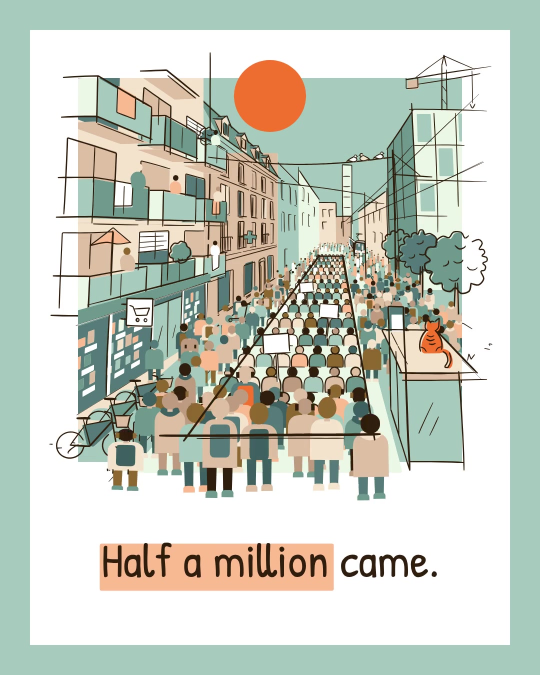
#> input picture video/assets/ref/frame_0027.jpg, 1080 x 1350 px, given in place of A-B1.png, which was not available (shown at 1/2 size)
$ python sheet.py ../../../../assets/ref/frame_0027.jpg
#> lines starting #> are read from the running program, lines starting #| are printed output that depends on the picture; pictures that were not available may be replaced by others from this repository, and a replacement may not be noted
"""lay imagination A's frames out as one sheet, in beat order, then the alternates: ../A_sheet.png
python3 sheet.py [--phone]   (--phone also writes a small phone-size strip for the look in order)"""
import os
import sys

from PIL import Image, ImageDraw, ImageFont

from render import OUT

HERE = os.path.dirname(os.path.abspath(__file__))
SHEET = os.path.abspath(os.path.join(HERE, '..', 'A_sheet.png'))

MAIN = [
    ('B1', 'The city wakes warm'),
    ('B2', 'A street of giant machines'),
    ('B3', 'The machines run hot'),
    ('B4', 'One computer, a whole block boiling'),
    ('B5', 'One cup'),
    ('B6', 'Warmth drifting away'),
    ('B7', 'The city throws its windows open'),
    ('B8', 'The plan, drawn in the frost'),
    ('B9', 'The frost door opens'),
    ('B10', 'Cold in, warm out'),
    ('B11', 'Home by home, up the street'),
    ('B12', 'Your chat, her window'),
]
ALTS = []  # filled in by frames.py's alternates: [(id, title)]


def font(size, bold=False):
    for p in ([f'/usr/share/fonts/truetype/dejavu/DejaVuSans{"-Bold" if bold else ""}.ttf',
               '/usr/share/fonts/truetype/liberation/LiberationSans-Regular.ttf']):
        if os.path.exists(p):
            return ImageFont.truetype(p, size)
    return ImageFont.load_default()


def build(items, alts, path=SHEET, tw=300, cols=6, gap=22, label_h=70, title='A  ·  THE FROSTED CITY  (the city as the story)'):
#> called with path = 'video/docs/v4/ideas/A_sheet.png', tw = 300, cols = 6, gap = 22, label_h = 70
    th = int(tw * 16 / 9)
    rows_main = (len(items) + cols - 1) // cols
    rows_alt = (len(alts) + cols - 1) // cols if alts else 0
    head = 90
    alt_head = 60 if alts else 0
    Wd = cols * tw + (cols + 1) * gap
    Ht = head + (rows_main + rows_alt) * (th + label_h + gap) + alt_head + gap
    sheet = Image.new('RGB', (Wd, Ht), (244, 242, 238))
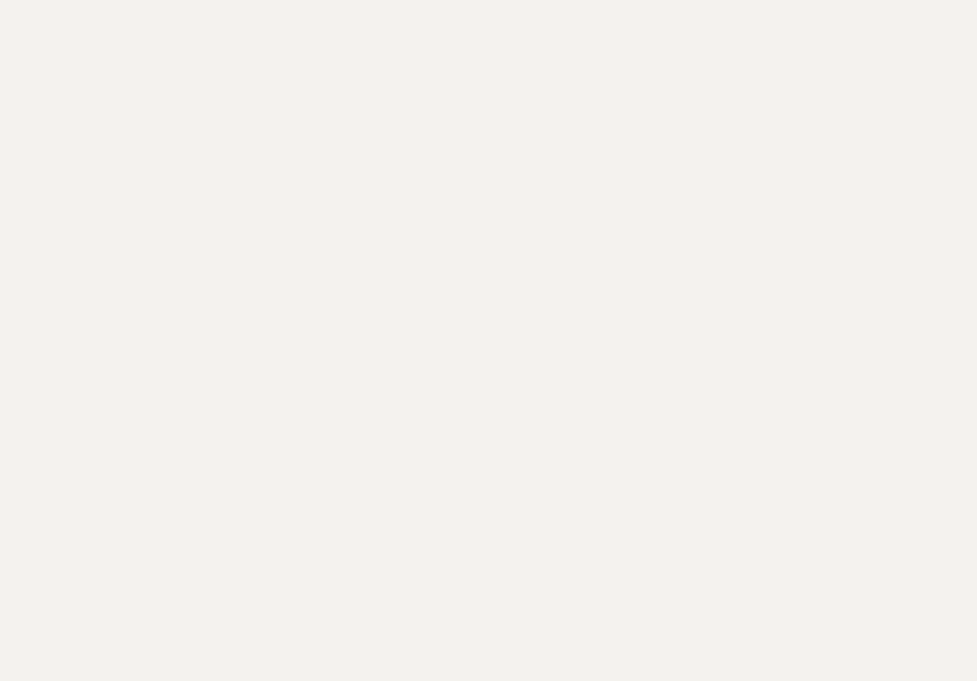
#> sheet: PIL image 1954x1362 RGB (shown at 1/2 size); mean R, G, B 244, 242, 238
    d = ImageDraw.Draw(sheet)
    d.text((gap, 26), title, fill=(40, 34, 52), font=font(34, True))
    note = 'value sketches · one warm accent (the heat) · the caption seat as a light band'
    d.text((Wd - gap - d.textlength(note, font=font(20)), 34), note, fill=(90, 86, 100), font=font(20))

    def place(i, ident, ttl, y0):
#> called with i = 0, ident = 'B1', ttl = 'The city wakes warm', y0 = 90
        r, c = divmod(i, cols)
        x = gap + c * (tw + gap)
        y = y0 + r * (th + label_h + gap)
        im = Image.open(os.path.join(OUT, f'A-{ident}.png')).convert('RGB').resize((tw, th), Image.LANCZOS)
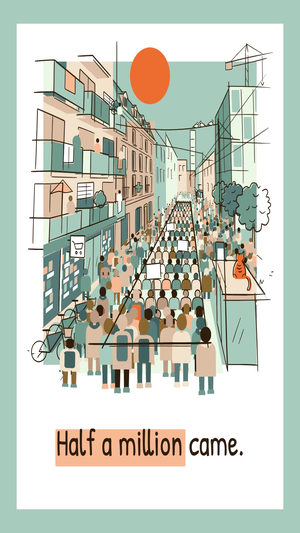
#> im: PIL image 300x533 RGB; mean R, G, B 197.9, 204.1, 192.4
        sheet.paste(im, (x, y))
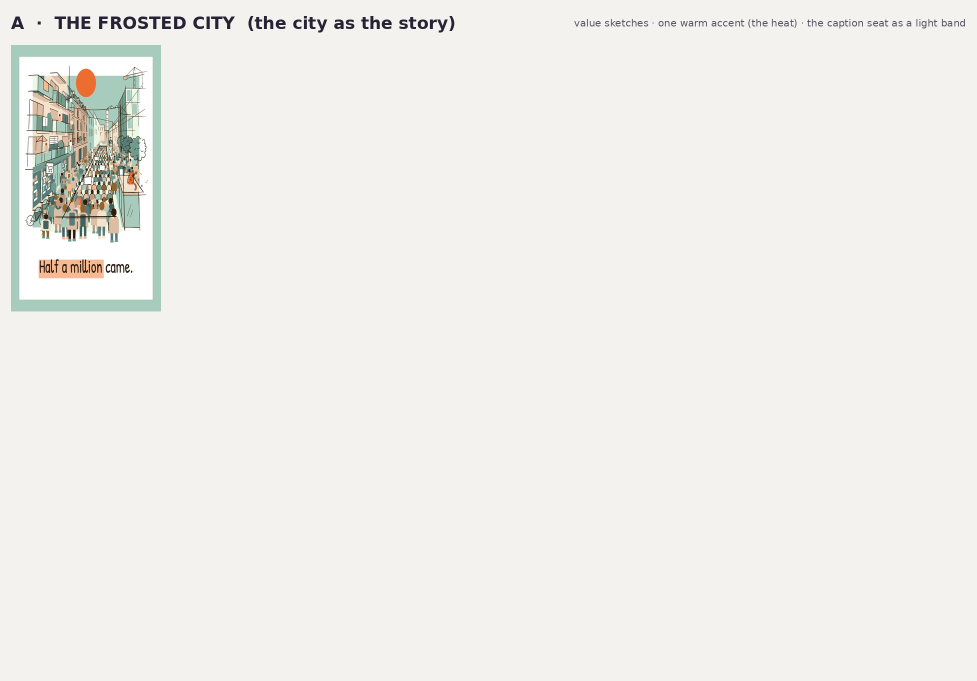
#> sheet: PIL image 1954x1362 RGB (shown at 1/2 size); mean R, G, B 240.4, 238.9, 234.5
        d.rectangle([x - 1, y - 1, x + tw, y + th], outline=(170, 166, 176))
        d.text((x, y + th + 8), f'A-{ident}', fill=(40, 34, 52), font=font(24, True))
        d.text((x, y + th + 38), ttl, fill=(70, 66, 80), font=font(17))

    y = head
    for i, (ident, ttl) in enumerate(items):
        place(i, ident, ttl, y)
#> pass 2 of the loop in build, `for i, (ident, ttl) in enumerate(items):`:
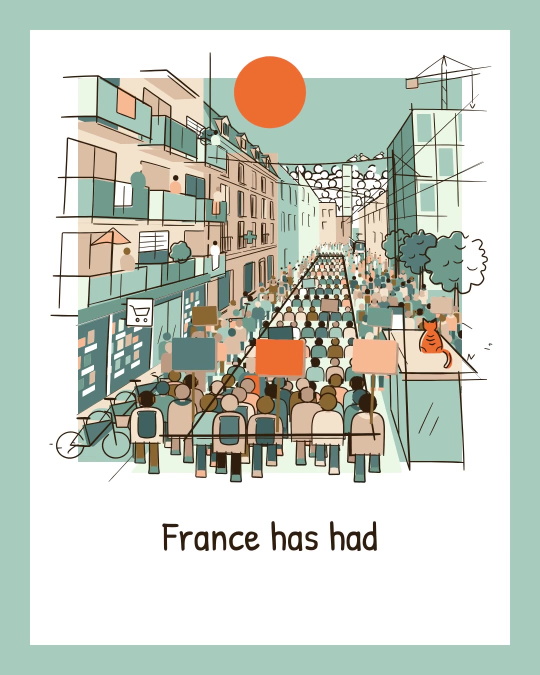
#> input picture video/assets/ref/frame_0062.jpg, 1080 x 1350 px, given in place of A-B2.png, which was not available (shown at 1/2 size)
#> in place (call 2), `im = Image.open(os.path.join(OUT, f'A-{ident}.png')).convert('RGB').re..`:
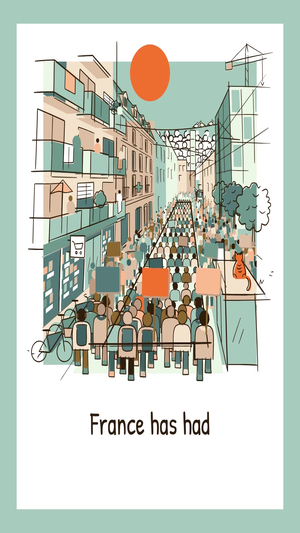
#> im: PIL image 300x533 RGB; mean R, G, B 199.1, 205.7, 195
#> in place (call 2), `sheet.paste(im, (x, y))`:
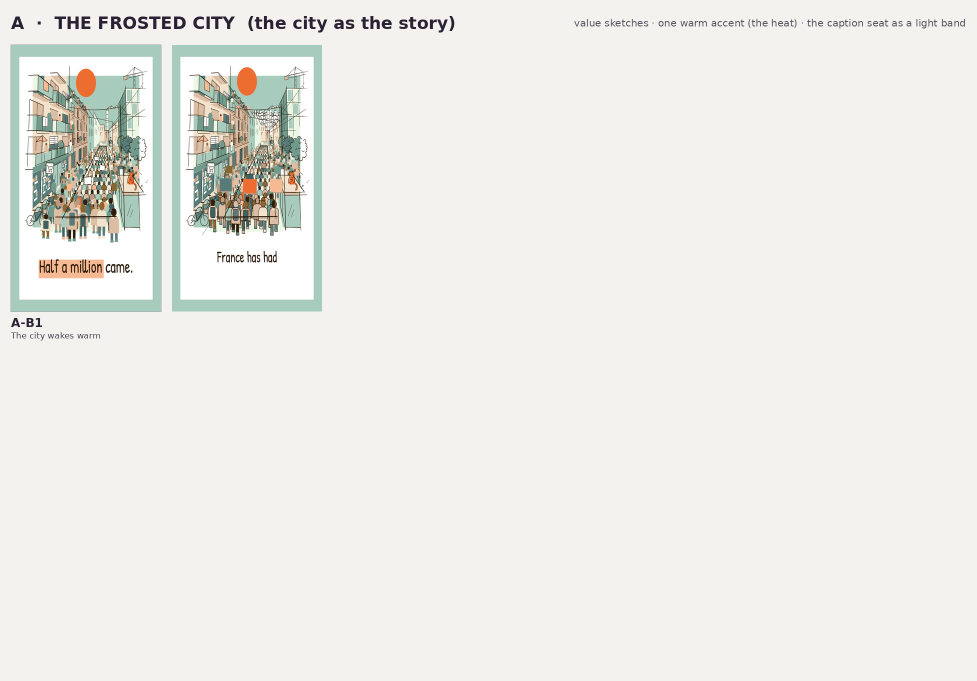
#> sheet: PIL image 1954x1362 RGB (shown at 1/2 size); mean R, G, B 237.6, 236.6, 231.8
    y += rows_main * (th + label_h + gap)
    if alts:
        d.text((gap, y + 14), 'ALTERNATES (the beats I am least sure of)', fill=(40, 34, 52), font=font(26, True))
        y += alt_head
        for i, (ident, ttl) in enumerate(alts):
            place(i, ident, ttl, y)
    sheet.save(path, optimize=True)
    return path


def phone_strip(items, path, tw=180):
    """the film in order at phone-thumbnail size: one row, to read as a sequence"""
    th = int(tw * 16 / 9)
    strip = Image.new('RGB', (len(items) * (tw + 8) + 8, th + 16), (20, 20, 24))
    for i, (ident, _) in enumerate(items):
        im = Image.open(os.path.join(OUT, f'A-{ident}.png')).convert('RGB').resize((tw, th), Image.LANCZOS)
        strip.paste(im, (8 + i * (tw + 8), 8))
    strip.save(path, quality=90)
    return path


if __name__ == '__main__':
    import json
    alts_file = os.path.join(HERE, 'alternates.json')
    alts = json.load(open(alts_file)) if os.path.exists(alts_file) else ALTS
#> (the run stopped early here; a loop or call above may not have finished)
